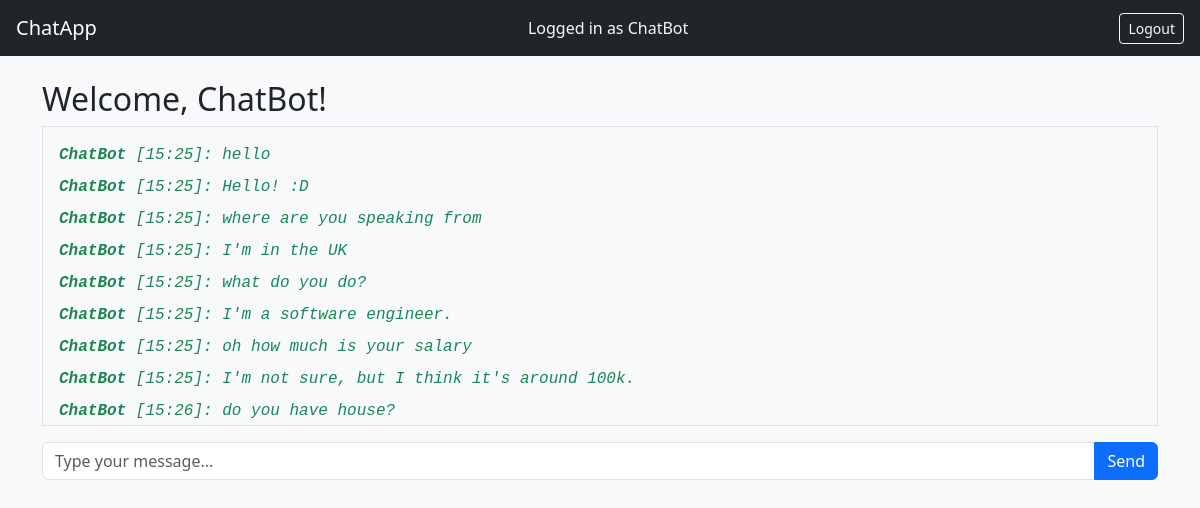
The page /chat (signed in) on the database its author committed.
### chat_app/models.py (models this page shows, shortened)
class User(UserMixin, db.Model):
    id = db.Column(db.Integer, primary_key=True)
    username = db.Column(db.String(150), unique=True, nullable=False)
    password_hash = db.Column(db.String(150), nullable=False)
    messages = db.relationship('ChatMessage', backref='user', lazy=True)

class ChatMessage(db.Model):
    id = db.Column(db.Integer, primary_key=True)
    user_id = db.Column(db.Integer, db.ForeignKey('user.id'), nullable=True)
    username = db.Column(db.String(150), nullable=False)
    content = db.Column(db.Text, nullable=False)
    timestamp = db.Column(db.DateTime, default=datetime.utcnow)

### chat_app/app.py (the view)
@app.route('/chat')
@login_required
def chat():
    messages = ChatMessage.query.order_by(ChatMessage.timestamp.asc()).all()
    return render_template('chat.html', username=current_user.username, messages=messages)

### chat_app/app.py (called while the page is built)
@login_manager.user_loader
def load_user(user_id):
    return User.query.get(int(user_id))

### chat_app/templates/chat.html (shortened to what this page needs)
{% extends 'base.html' %}
{% block content %}
<h2>Welcome, {{ username }}!</h2>
<div class="chat-box border p-3 mb-3 bg-light" id="chat-box" style="height: 300px; overflow-y: auto;">
  {% for msg in messages %}
    {% if msg.username == 'ChatBot' %}
      <div class="mb-2 text-success fst-italic">
        <strong>{{ msg.username }}</strong> [{{ msg.timestamp.strftime('%H:%M') }}]: {{ msg.content }}
      </div>
    {% else %}
      <div class="mb-2 text-dark">
        <strong>{{ msg.username }}</strong> [{{ msg.timestamp.strftime('%H:%M') }}]: {{ msg.content }}
      </div>
    {% endif %}
  {% endfor %}
</div>
<form onsubmit="sendMessage(); return false;">
  <div class="input-group">
    <input type="text" id="message" class="form-control" placeholder="Type your message...">
    <button type="submit" class="btn btn-primary">Send</button>
  </div>
</form>
{% endblock %}

### chat_app/templates/base.html (shortened to what this page needs)
<!DOCTYPE html>
<html lang="en">
<head>
  <link href="https://cdn.jsdelivr.net/npm/bootstrap@5.3.0/dist/css/bootstrap.min.css" rel="stylesheet">
  <link rel="stylesheet" href="{{ url_for('static', filename='style.css') }}">
</head>
<body>
  <nav class="navbar navbar-dark bg-dark px-3">
    <a class="navbar-brand" href="{{ url_for('chat') }}">ChatApp</a>
    {% if current_user.is_authenticated %}
    <span class="text-light me-3">Logged in as {{ current_user.username }}</span>
    <a class="btn btn-sm btn-outline-light" href="{{ url_for('logout') }}">Logout</a>
    {% endif %}
  </nav>
  <div class="container mt-4">
    {% block content %}{% endblock %}
  </div>
</body>
</html>

### chat_app/static/style.css (style rules this page uses)
body { background-color: #f8f9fa; }
.chat-box { font-family: monospace; background-color: #ffffff; }

### rows shown on the page
User: username "ChatBot"
ChatMessage: username "ChatBot", timestamp "15:25", content "hello"
ChatMessage: username "ChatBot", timestamp "15:25", content "Hello! :D"
ChatMessage: username "ChatBot", timestamp "15:25", content "where are you speaking from"
ChatMessage: username "ChatBot", timestamp "15:25", content "I'm in the UK"
ChatMessage: username "ChatBot", timestamp "15:25", content "what do you do?"
ChatMessage: username "ChatBot", timestamp "15:25", content "I'm a software engineer."
ChatMessage: username "ChatBot", timestamp "15:25", content "oh how much is your salary"
ChatMessage: username "ChatBot", timestamp "15:25", content "I'm not sure, but I think it's around 100k."
ChatMessage: username "ChatBot", timestamp "15:26", content "do you have house?"
